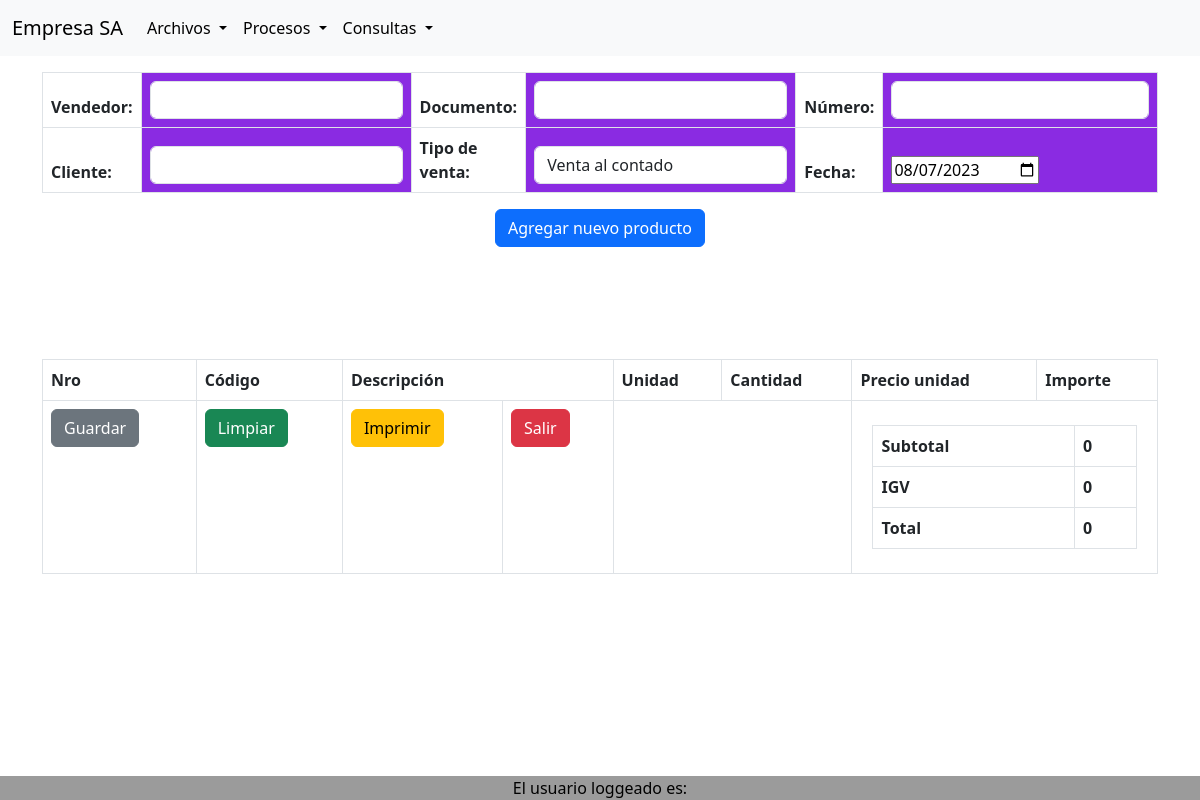
Page /vender_productos.php on the earlier database version.
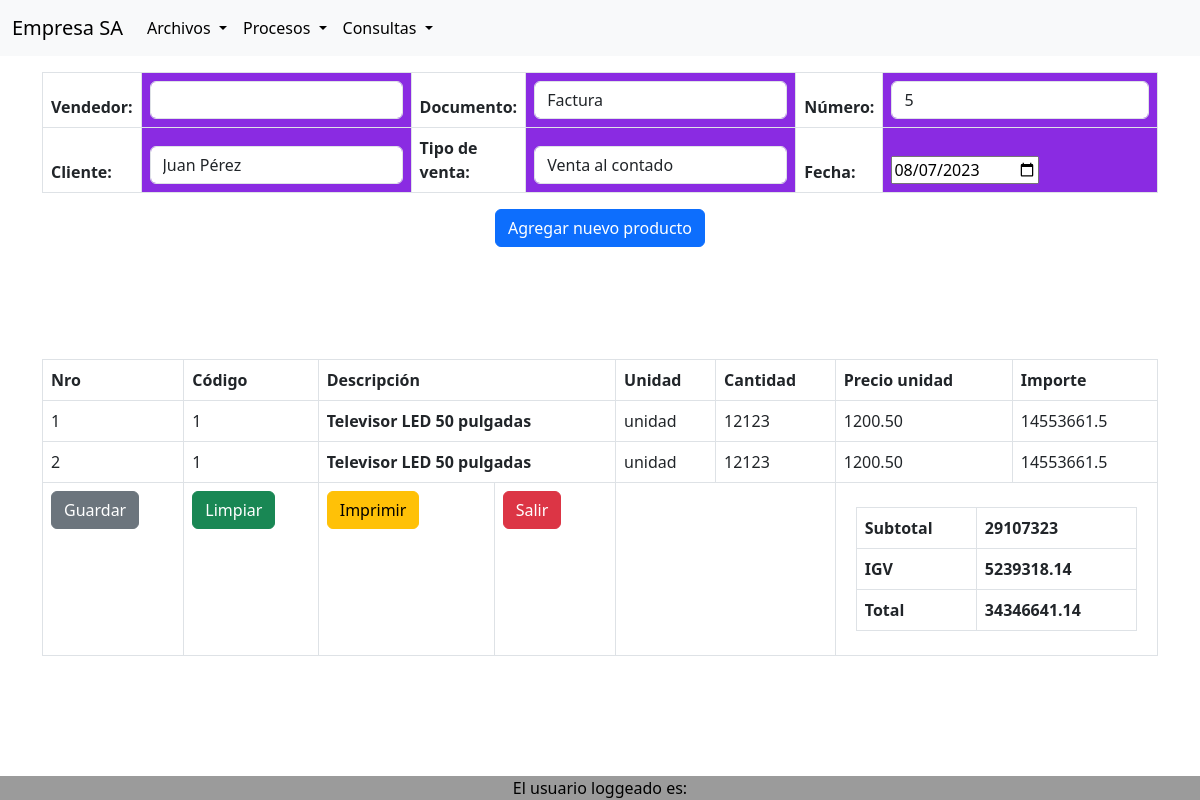
Same page on the later database version.
### tables this page shows
CREATE TABLE `documento` (
  `id` int(11) NOT NULL,
  `nombre` varchar(50) NOT NULL,
  `numero_actual` int(11) DEFAULT NULL
);

CREATE TABLE `temp` (
  `numero` int(11) NOT NULL,
  `id_producto` int(11) DEFAULT NULL,
  `cantidad` int(11) DEFAULT NULL
);

CREATE TABLE `producto` (
  `id` int(11) NOT NULL,
  `nombre_producto` varchar(50) NOT NULL,
  `unidad_medida` varchar(15) NOT NULL,
  `stock` int(11) NOT NULL,
  `descripcion` varchar(256) DEFAULT NULL,
  `precio_unidad` decimal(10,2) NOT NULL,
  `costo_unidad` decimal(10,2) NOT NULL,
  `id_linea` int(11) DEFAULT NULL
);

### vender_productos.php (the view, shortened to what the changed rows need)
<?php include('header.php'); ?>
</head>
<body>
  <?php
  $conexion = connect_db();
  ?>
  <form action="venta_realizar.php" method="POST">
    <div class="container mt-3">
      <table class="table table-bordered">
        <thead>
          <tr>
            <th><label for="vendedor">Vendedor:</label></th>
            <th class="w-25" style="background-color: blueviolet; color: black;">
              <div class="form-group">
                <input type="text" class="form-control" id="nombre_sesion" name="nombre_sesion"
                  value="<?php echo $_SESSION['nombre']; ?>" readonly>
              </div>
            </th>
            <th><label for="documento">Documento:</label></th>
            <th class="w-25" style="background-color: blueviolet; color: black;">
              <div class="form-group">
                <select class="form-control" name="documento" id="documento">
                  <?php
                  $query_documentos = "SELECT * FROM documento";
                  $result_documentos = mysqli_query($conexion, $query_documentos);
                  while ($row_documento = mysqli_fetch_array($result_documentos)) {
                    $nombre_documento = $row_documento['nombre'];
                    echo "<option value='$nombre_documento'>$nombre_documento</option>";
                  }
                  ?>
                </select>
              </div>
            </th>
            <th><label for="numero">Número:</label></th>
            <th class="w-25" style="background-color: blueviolet; color: black;">
              <div class="form-group">
                <?php
                $query_numero_actual = "SELECT numero_actual FROM documento WHERE id = 1";
                $result_numero_actual = mysqli_query($conexion, $query_numero_actual);
                $row_numero_actual = mysqli_fetch_array($result_numero_actual);
                $numero_actual = $row_numero_actual['numero_actual'];
                echo "<input type='number' class='form-control' name='numero_actual' id='numero_actual' value='$numero_actual' readonly>";
                ?>
              </div>
            </th>
          </tr>
          <tr>
            <th><label for="cliente">Cliente:</label></th>
            <th class="w-25" style="background-color: blueviolet; color: black;">
              <div class="form-group">
                <select class="form-control" name="cliente" id="cliente">
                  <?php
                  $query_clientes = "SELECT * FROM cliente";
                  $result_clientes = mysqli_query($conexion, $query_clientes);
                  while ($row_cliente = mysqli_fetch_array($result_clientes)) {
                    $nombre_cliente = $row_cliente['nombre'];
                    echo "<option value='$nombre_cliente'>$nombre_cliente</option>";
                  }
                  ?>
                </select>
              </div>
            </th>
            <th><label for="tipo_venta">Tipo de venta:</label></th>
            <th class="w-25" style="background-color: blueviolet; color: black;">
              <div class="form-group">
                <select class="form-control" name="tipo_venta" id="tipo_venta">
                  <option value='contado'>Venta al contado</option>
                </select>
              </div>
            </th>
            <th><label for="fecha">Fecha:</label></th>
            <th class="border-bottom" class="w-25" style="background-color: blueviolet; color: black;">
              <input type="date" name="fecha" id="fecha" value="<?php echo date("Y-m-d"); ?>">
            </th>
          </tr>
        </thead>
      </table>
    </div>
    <br><br><br><br>
    <div class="container mt-3" id="contentToPrint">
      <table class="table table-bordered">
        <thead>
          <tr>
            <th>Nro</th>
            <th>Código</th>
            <th colspan="2">Descripción</th>
            <th>Unidad</th>
            <th>Cantidad</th>
            <th>Precio unidad</th>
            <th>Importe</th>
          </tr>
        </thead>
        <tbody>
          <?php
          $conexion = connect_db();
          $query = "SELECT temp.numero, producto.id AS codigo, producto.nombre_producto AS descripcion, producto.unidad_medida AS unidad, temp.cantidad, producto.precio_unidad AS precio
          FROM temp
          INNER JOIN producto ON temp.id_producto = producto.id";
          $result = mysqli_query($conexion, $query);
          $contador = 1;
          $total = 0;
          while ($row = mysqli_fetch_array($result)) {
            $codigo = $row['codigo'];
            $descripcion = $row['descripcion'];
            $unidad = $row['unidad'];
            $cantidad = $row['cantidad'];
            $precio = $row['precio'];
            $importe = $cantidad * $precio;
            echo "<tr>";
            echo "<td>$contador</td>";
            echo "<td>$codigo</td>";
            echo "<th colspan='2'>$descripcion</th>";
            echo "<td>$unidad</td>";
            echo "<td>$cantidad</td>";
            echo "<td>$precio</td>";
            echo "<td>$importe</td>";
            echo "</tr>";
            $total = $total + $importe;
            $contador++;
          }
          ?>
        </tbody>
        <tfooter>
          <th colspan="2"></th>
          <th colspan="2">
            <div class="container mt-3">
              <table class="table table-bordered">
                <tbody>
                  <tr>
                    <td>Subtotal</td>
                    <td>
                      <?php echo $total ?>
                    </td>
                  </tr>
                  <tr>
                    <td>IGV</td>
                    <td>
                      <?php echo $total * 18 / 100 ?>
                    </td>
                  </tr>
                  <tr>
                    <td>Total</td>
                    <td>
                      <?php echo $total * 118 / 100 ?>
                    </td>
                  </tr>
                </tbody>
              </table>
            </div>
          </th>
        </tfooter>
      </table>
    </div>
  </form>
  <?php include('footer.php'); ?>
</body>
</html>

Differences in the rows shown:
added documento: numero_actual "5"
added temp: id_producto "1", id_producto.nombre_producto "Televisor LED 50 pulgadas", id_producto.unidad_medida "unidad", cantidad "12123", id_producto.precio_unidad "1200.50", cantidad.precio_unidad "14553661.5"
added temp: id_producto "1", id_producto.nombre_producto "Televisor LED 50 pulgadas", id_producto.unidad_medida "unidad", cantidad "12123", id_producto.precio_unidad "1200.50", cantidad.precio_unidad "14553661.5"
Other differences:
form field documento: (not shown) → "Factura"
form field cliente: (not shown) → "Juan Pérez"
$total: "0" → "29107323"
$total * 18 / 100: "0" → "5239318.14"
$total * 118 / 100: "0" → "34346641.14"
